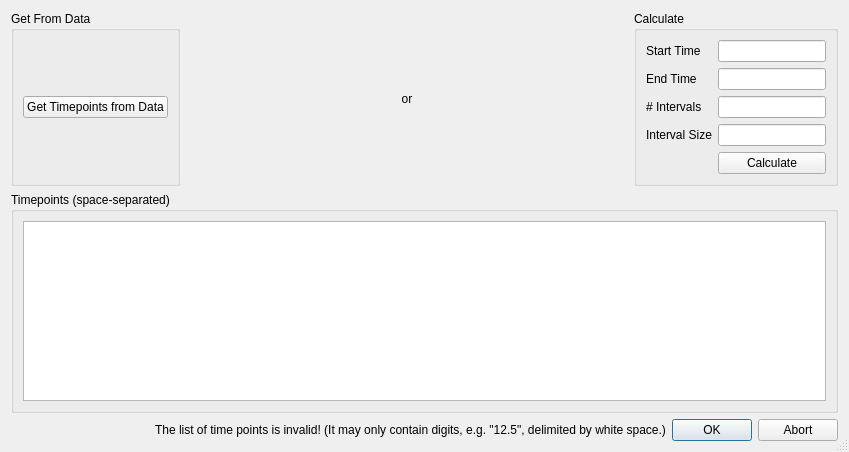
<?xml version="1.0" encoding="UTF-8"?>
<ui version="4.0">
 <class>TimepointChooser</class>
 <widget class="QDialog" name="TimepointChooser">
  <property name="windowModality">
   <enum>Qt::ApplicationModal</enum>
  </property>
  <property name="enabled">
   <bool>true</bool>
  </property>
  <property name="geometry">
   <rect>
    <x>0</x>
    <y>0</y>
    <width>849</width>
    <height>452</height>
   </rect>
  </property>
  <property name="windowTitle">
   <string>Choose Timepoints</string>
  </property>
  <property name="whatsThis">
   <string notr="true"/>
  </property>
  <property name="sizeGripEnabled">
   <bool>true</bool>
  </property>
  <layout class="QHBoxLayout" name="horizontalLayout_6">
   <item>
    <layout class="QVBoxLayout" name="verticalLayout">
     <item>
      <layout class="QHBoxLayout" name="horizontalLayout_3">
       <item>
        <widget class="QGroupBox" name="groupBox_FromData">
         <property name="sizePolicy">
          <sizepolicy hsizetype="Preferred" vsizetype="Preferred">
           <horstretch>0</horstretch>
           <verstretch>0</verstretch>
          </sizepolicy>
         </property>
         <property name="title">
          <string>Get From Data</string>
         </property>
         <layout class="QHBoxLayout" name="horizontalLayout">
          <item>
           <widget class="QPushButton" name="button_FromData">
            <property name="text">
             <string>Get Timepoints from Data</string>
            </property>
           </widget>
          </item>
         </layout>
        </widget>
       </item>
       <item>
        <widget class="QLabel" name="label_5">
         <property name="sizePolicy">
          <sizepolicy hsizetype="Preferred" vsizetype="Preferred">
           <horstretch>1</horstretch>
           <verstretch>0</verstretch>
          </sizepolicy>
         </property>
         <property name="text">
          <string>or</string>
         </property>
         <property name="alignment">
          <set>Qt::AlignCenter</set>
         </property>
        </widget>
       </item>
       <item>
        <widget class="QGroupBox" name="groupBox_Calculate">
         <property name="title">
          <string>Calculate</string>
         </property>
         <layout class="QHBoxLayout" name="horizontalLayout_2">
          <item>
           <layout class="QGridLayout" name="gridLayout">
            <item row="0" column="0">
             <widget class="QLabel" name="label_StartTime">
              <property name="sizePolicy">
               <sizepolicy hsizetype="Preferred" vsizetype="Preferred">
                <horstretch>0</horstretch>
                <verstretch>0</verstretch>
               </sizepolicy>
              </property>
              <property name="text">
               <string>Start Time</string>
              </property>
             </widget>
            </item>
            <item row="0" column="1">
             <widget class="QLineEdit" name="lineEdit_StartTime"/>
            </item>
            <item row="1" column="0">
             <widget class="QLabel" name="label_EndTime">
              <property name="text">
               <string>End Time</string>
              </property>
             </widget>
            </item>
            <item row="1" column="1">
             <widget class="QLineEdit" name="lineEdit_EndTime"/>
            </item>
            <item row="2" column="0">
             <widget class="QLabel" name="label_NumIntervals">
              <property name="text">
               <string># Intervals</string>
              </property>
             </widget>
            </item>
            <item row="2" column="1">
             <widget class="QLineEdit" name="lineEdit_NumIntervals"/>
            </item>
            <item row="3" column="0">
             <widget class="QLabel" name="label_IntervalSize">
              <property name="text">
               <string>Interval Size</string>
              </property>
             </widget>
            </item>
            <item row="3" column="1">
             <widget class="QLineEdit" name="lineEdit_IntervalSize"/>
            </item>
            <item row="4" column="1">
             <widget class="QPushButton" name="button_Calculate">
              <property name="text">
               <string>Calculate</string>
              </property>
             </widget>
            </item>
           </layout>
          </item>
         </layout>
        </widget>
       </item>
      </layout>
     </item>
     <item>
      <widget class="QGroupBox" name="groupBox_Timepoints">
       <property name="title">
        <string>Timepoints (space-separated)</string>
       </property>
       <layout class="QHBoxLayout" name="horizontalLayout_5">
        <item>
         <widget class="QPlainTextEdit" name="plainTextEdit_Timepoints">
          <property name="font">
           <font>
            <pointsize>10</pointsize>
           </font>
          </property>
          <property name="cursor" stdset="0">
           <cursorShape>IBeamCursor</cursorShape>
          </property>
         </widget>
        </item>
       </layout>
      </widget>
     </item>
     <item>
      <layout class="QHBoxLayout" name="horizontalLayout_4">
       <item>
        <spacer name="horizontalSpacer">
         <property name="orientation">
          <enum>Qt::Horizontal</enum>
         </property>
         <property name="sizeHint" stdset="0">
          <size>
           <width>368</width>
           <height>20</height>
          </size>
         </property>
        </spacer>
       </item>
       <item>
        <widget class="QLabel" name="labelTimepointsInvalid">
         <property name="enabled">
          <bool>true</bool>
         </property>
         <property name="font">
          <font>
           <weight>50</weight>
           <bold>false</bold>
          </font>
         </property>
         <property name="text">
          <string>The list of time points is invalid! (It may only contain digits, e.g. &quot;12.5&quot;, delimited by white space.)</string>
         </property>
         <property name="scaledContents">
          <bool>false</bool>
         </property>
        </widget>
       </item>
       <item>
        <widget class="QDialogButtonBox" name="buttonBox">
         <property name="standardButtons">
          <set>QDialogButtonBox::Abort|QDialogButtonBox::Ok</set>
         </property>
        </widget>
       </item>
      </layout>
     </item>
    </layout>
   </item>
  </layout>
 </widget>
 <resources/>
 <connections>
  <connection>
   <sender>buttonBox</sender>
   <signal>accepted()</signal>
   <receiver>TimepointChooser</receiver>
   <slot>accept()</slot>
   <hints>
    <hint type="sourcelabel">
     <x>509</x>
     <y>509</y>
    </hint>
    <hint type="destinationlabel">
     <x>246</x>
     <y>514</y>
    </hint>
   </hints>
  </connection>
  <connection>
   <sender>buttonBox</sender>
   <signal>rejected()</signal>
   <receiver>TimepointChooser</receiver>
   <slot>reject()</slot>
   <hints>
    <hint type="sourcelabel">
     <x>598</x>
     <y>506</y>
    </hint>
    <hint type="destinationlabel">
     <x>289</x>
     <y>505</y>
    </hint>
   </hints>
  </connection>
 </connections>
</ui>
